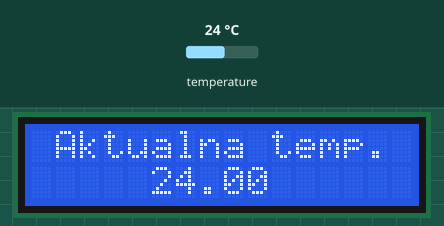
Simulated run of this sketch. Board: Arduino Uno, built with avr-gcc and run on an emulated ATmega328P. Shown: 16×2 character LCD. The inputs (shaded band) are chosen by the test bench; at power-on: temperature 24 °C. What the sketch prints to the serial monitor is not drawn.

Above: at 1.2 s.
1.3 s: temperature set to 12 °C
At 3.3 s:
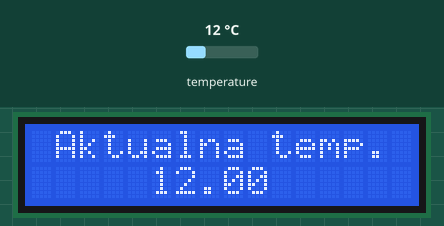
3.6 s: temperature set to 19 °C
At 5.8 s:
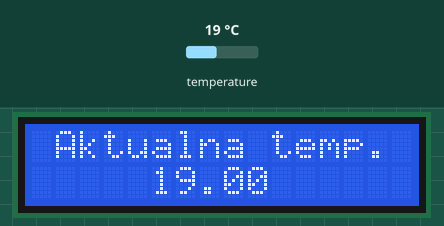
6.1 s: temperature set to 28 °C
At 7.7 s:
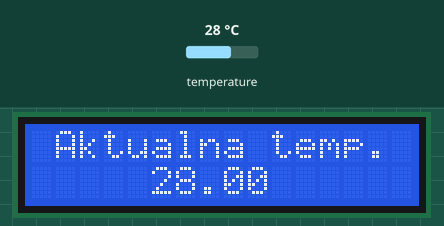
Timing chart, 0 to 9.2 s (numbered marks = the images above; inputs shaded):
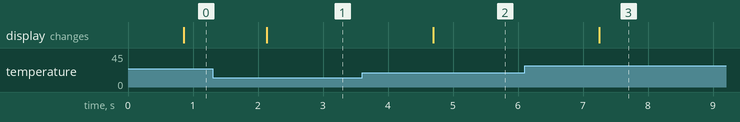

The sketch:

temperatura.ino
```cpp
#include <OneWire.h>
#include <DallasTemperature.h>
#include <LiquidCrystal.h> //Dołączenie bilbioteki
LiquidCrystal lcd(2, 3, 4, 5, 6, 7); //Informacja o podłączeniu nowego wyświetlacza
OneWire oneWire(A5); //Podłączenie do A5
DallasTemperature sensors(&oneWire); //Przekazania informacji do biblioteki

void setup(void) {
  Serial.begin(9600);
  sensors.begin(); //Inicjalizacja czujnikow
  lcd.begin(16, 2); //Deklaracja typu
  lcd.setCursor(0, 0); //Ustawienie kursora
  lcd.print(" Aktualna temp."); //Wyświetlenie tekstu
}

void loop(void) {
  sensors.requestTemperatures(); //Pobranie temperatury czujnika
  Serial.print("Aktualna temperatura: ");
  Serial.println(sensors.getTempCByIndex(0));//Wyswietlenie informacji
  lcd.setCursor(0, 1); //Ustawienie kursora
  lcd.print("     ");
  lcd.print(sensors.getTempCByIndex(0)); //Wyświetlenie tekstu
  delay(500);
}
```

Measured:
- after the input at 1.3 s, the display: changes after 0.84 s (image 1)
- after the input at 3.6 s, the display: changes after 1.1 s (image 2)
- after the input at 6.1 s, the display: changes after 1.2 s (image 3)
